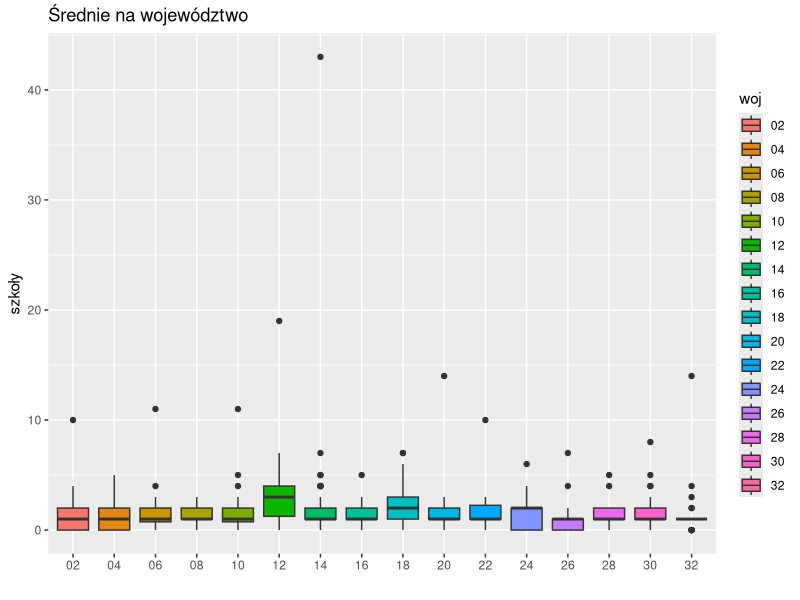
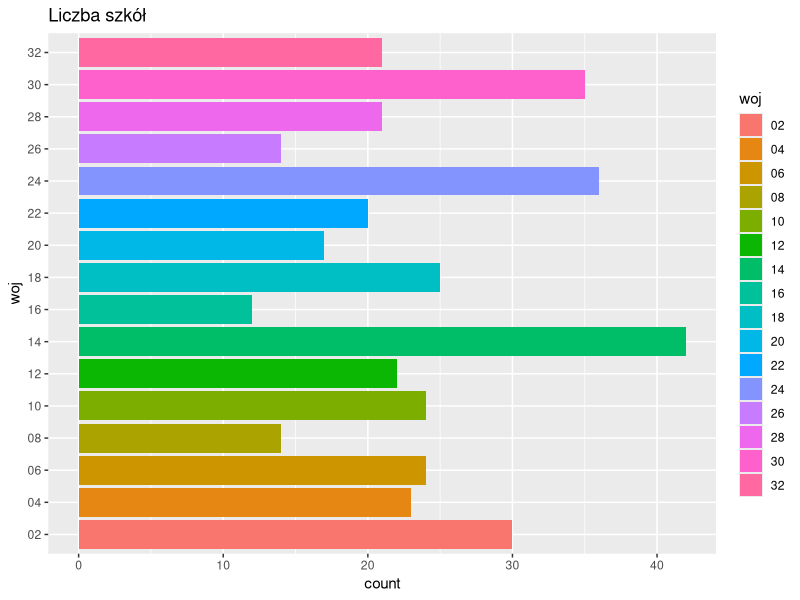
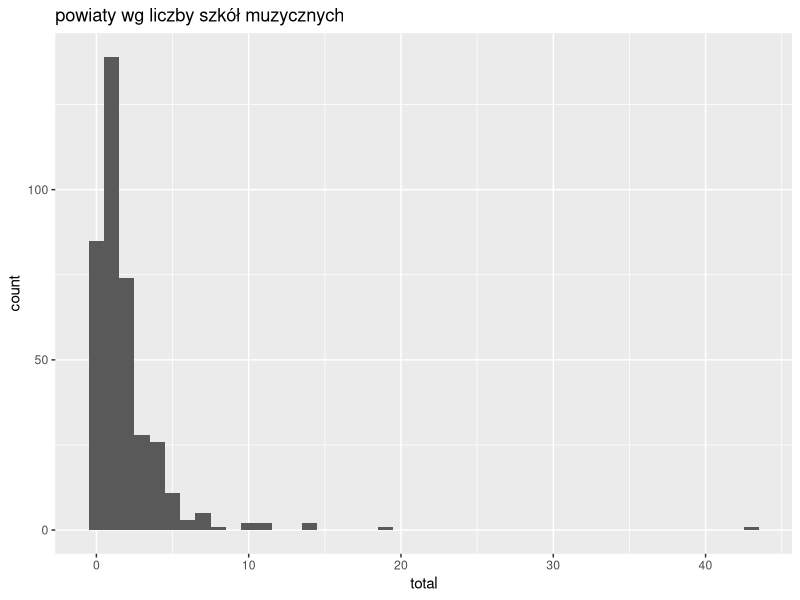
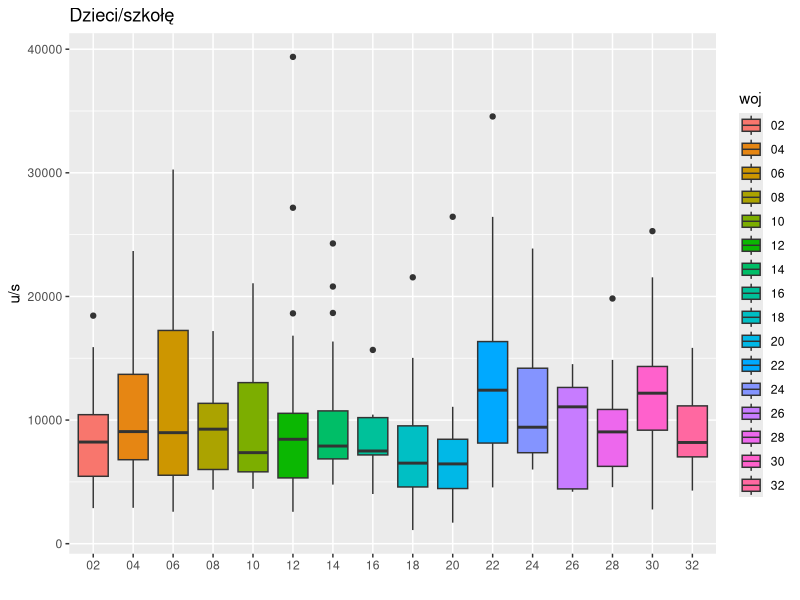
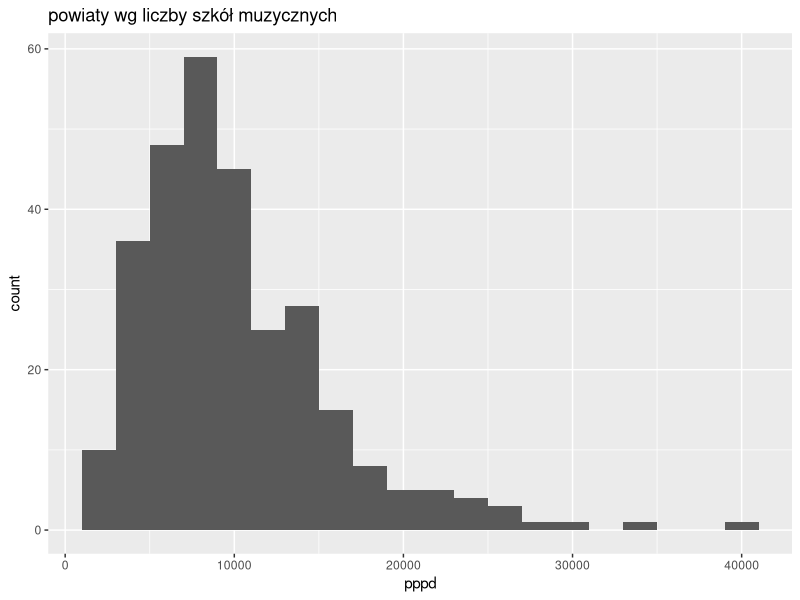
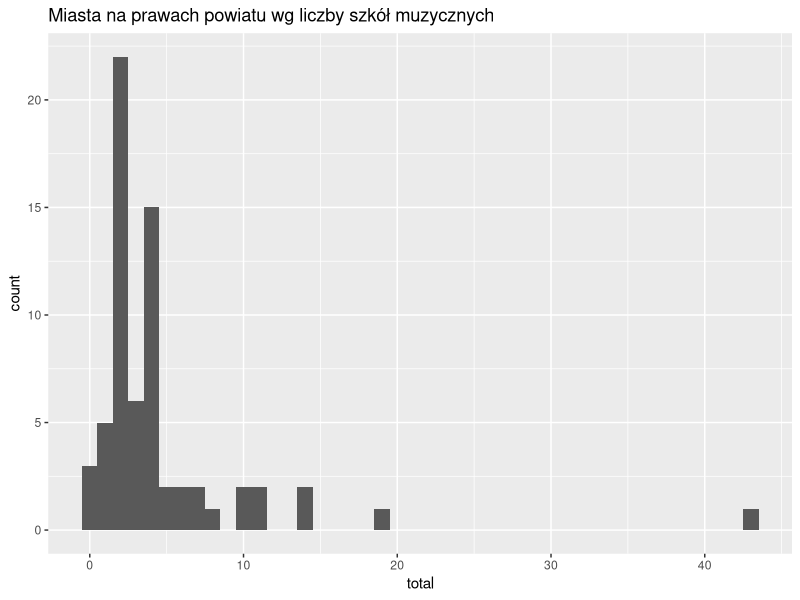
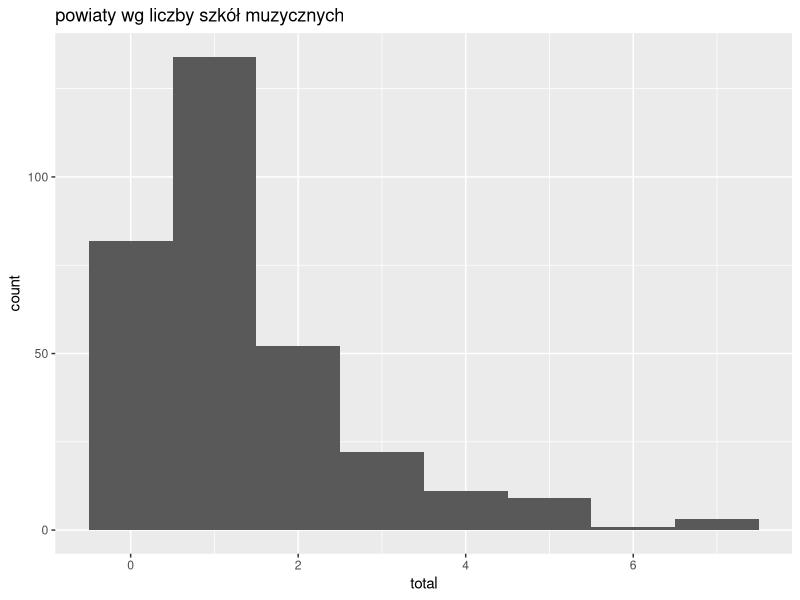

Recreate these plots in R, in order.
## ---- chunk 1
library(ggplot2)
options(scipen=999)
options(digits = 2)

d <- read.csv("powiatyBySzkolyT.csv", sep = ';',  header=T, na.string="NA", colClasses=c("teryt"="character"));
razemS <- sum(d$SM1) + sum(d$SM2) +sum(d$OSM1) + sum(d$OSM2)
## ---- chunk 2
total <- d$L1 + d$L2;
d["total"] <- total;
fivenum(d$total)

powiatyA <- nrow(d)
powiatyA # powinno być 380
pop.total <- sum(d$ppp)
## ---- chunk 3
woj <- substr(d$teryt, 1,2)
d["woj"] <- woj;
## ---- chunk 4
ggplot(d, aes(x=woj, y=total, fill=woj)) + geom_boxplot() + ylab("szkoły") + xlab("") + ggtitle("Średnie na województwo");
## ---- chunk 5
aggregate(total~woj, data=d, mean)
## ---- chunk 6
ggplot(d, aes(woj)) + geom_bar(aes(fill=woj)) +
coord_flip() + ggtitle("Liczba szkół")
## ---- chunk 7
ggplot(d, aes(x = total)) + geom_histogram(binwidth = 1) +
ggtitle("powiaty wg liczby szkół muzycznych")

table(d$total)
## ---- chunk 8
do <- d;
d <- subset (d, total > 0);
powiatyS <- nrow(d)

powiatyS # powiaty ze szkołami
powiatyA - powiatyS # powiaty bez szkół
## ---- chunk 9
pppDens <- d$ppp/d$total 
d["pppd"] <- pppDens
fivenum(d$pppd);
mean(d$pppd);
## ---- chunk 10
ggplot(d, aes(x=woj, y=pppd, fill=woj)) +
geom_boxplot() + ylab("u/s") + xlab("") + ggtitle("Dzieci/szkołę");
## ---- chunk 11
aggregate(pppd~woj, data=d, mean)
## ---- chunk 12
ggplot(d, aes(x = pppd)) + geom_histogram(binwidth = 2000) +
ggtitle("powiaty wg liczby szkół muzycznych")

s <- cut(d$pppd, dig.lab = 8, breaks = seq(0,40000, by=2000))

table(s)

## ---- chunk 13
d <- subset (do, typ == "m");
powiatyM <- nrow(d) # powinno być 66
pm.pop.total <- sum(d$ppp)
## ---- chunk 14
ggplot(d, aes(x = total)) + geom_histogram(binwidth = 1) +
ggtitle("Miasta na prawach powiatu wg liczby szkół muzycznych")

table(d$total)
## ---- chunk 15
s0 <- subset(d, total==0)
s0$nazwa
## ---- chunk 16
d <- subset (d, total > 0);
pppDens <- d$ppp/d$total 
d["pppd"] <- pppDens

order.pppd <- order(d$pppd)
list1 <- paste(d$pppd[order.pppd], d$nazwa[order.pppd], d$total[order.pppd])

head(list1, n=10) # najmniej uczniów na szkołę
tail(list1, n=10) # najwięcej uczniów na szkołę
## ---- chunk 17
d <- subset (do, typ == "p");
powiatyP <- nrow(d) # powinno być 66
pp.pop.total <- sum(d$ppp)
## ---- chunk 18
ggplot(d, aes(x = total)) + geom_histogram(binwidth = 1) +
ggtitle("powiaty wg liczby szkół muzycznych")

table(d$total)
## ---- chunk 19
s0 <- subset(d, total>4)
s0$nazwa
## ---- chunk 20
d <- subset (d, total > 0);
pppDens <- d$ppp/d$total 
d["pppd"] <- pppDens

order.pppd <- order(d$pppd)
list1 <- paste(d$pppd[order.pppd], d$nazwa[order.pppd], d$total[order.pppd])

head(list1, n=10) # najmniej uczniów na szkołę
tail(list1, n=10) # najwięcej uczniów na szkołę
